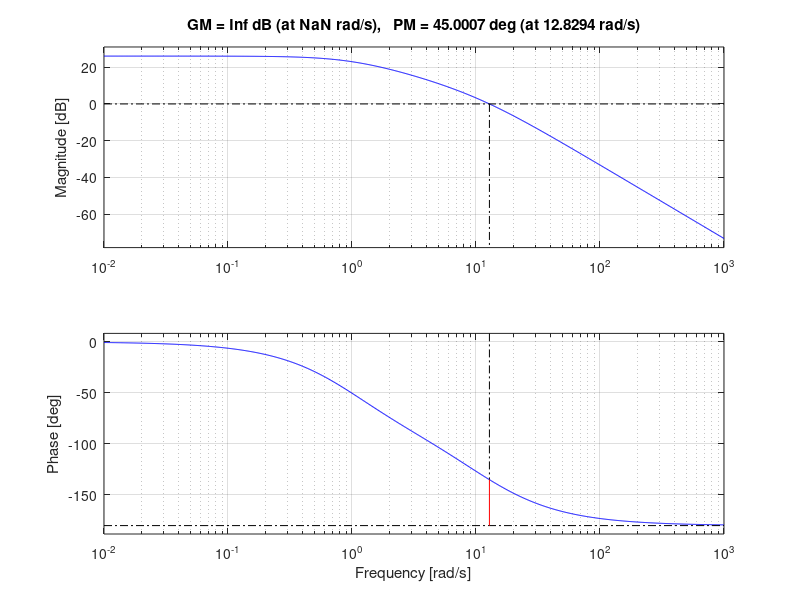

Write the MATLAB code that produced this figure.
% diseño del controlador de adelanto por el metodo de biseccion

PMD =45;
%G = zpk([],[-1 -3],2);
G= zpk([],[-1 -10], [2])
k = 100
L1 = k*G;




% inicializacion con el bode inicial del sistema
[GM, PM1, wg180, wg] = margin (L1);
% lineas de correccion de la fase que da octave, no es necesario en matlab
if abs(PM1) > 180
    PM1 = PM1-360
end


% vamos a iterar los valores de alfa desde el minimo hasta 20
% asi calculamos los puntos extremos del intervalo [ alfa1 y alfa2] 
phi = (PMD-PM1)*pi/180
alfa1 = (1+sin(phi))/(1-sin(phi));
alfa2 = 20; % angulo de 65 grados
T1 = 1/(wg*sqrt(alfa1));
C1 = tf([alfa1*T1 1],[T1 1]);
[GM, PM1, wg180, wg1] = margin (C1*L1);
if abs(PM1) > 180
    PM1 = PM1-360
end

f_alfa1 = PMD-PM1;
[GM2, PM2, wg180, wg2] = margin(sqrt(alfa2)*L1);
T2 = 1/(wg2*sqrt(alfa2));
C2 = tf([alfa2*T2 1],[T2 1]);
[GM2, PM2, wg180, wg2] = margin(C2*L1);

if abs(PM2) > 180
    PM2 = PM2-360
end

if PMD - PM2 > 0
    error('no es posible disenar con una sola etapa') 
end



%inicializacion del algoritmo de biseccion con 20 iteraciones

for i = 1:40
   alfac = (alfa1 + alfa2)/2;
   [GM, PMc, wg180, wgc] = margin (sqrt(alfac)*L1);
   Tc = 1/(wgc*sqrt(alfac));
   CF = tf([alfac*Tc 1],[Tc 1]);
   [GM, PMc, wg180, wgc] = margin (CF*L1);
   f_alfac = PMD -PMc
   if  f_alfac*f_alfa1 < 0
       alfa2 = alfac;       
   else 
       alfa1 = alfac;
   end   
   if abs(f_alfac)<0.001 % sale si el erro es menor que una milesima de grado
      break
   end
end


margin(CF*L1) % verificacion de las condiciones


